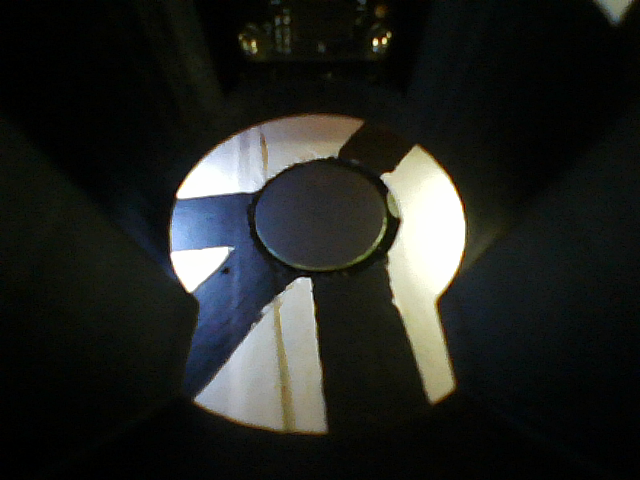
//> input picture unorganized_opencv_tests/Tokens/Intersection/token1.png, 640 x 480 px
$ ./danielCir   (built with g++ and OpenCV 4)
//> lines starting //> are read from the running program, lines starting //| are printed output that depends on the picture
#include <iostream>
#include <stdio.h>
#include "opencv2/core/core.hpp"
#include "opencv2/highgui/highgui.hpp"
#include "opencv2/imgproc.hpp"
//#include "../../../RobotSource/include/Color.h"
//#include "../../../RobotSource/include/Camera.h"

using namespace std;
using namespace cv;

//bool tokenSeen() {
int main(int argc, char* argv[])
{

  cv::Mat hsvImg, rgbImg, mask;
  static const unsigned int upperBound[3] = {64,67,80};

  std::vector<cv::Point2f> pts12, pts22;
  pts12.push_back(cv::Point2f(92,0));
  pts12.push_back(cv::Point2f(148,0));
  pts12.push_back(cv::Point2f(74,283));
  pts12.push_back(cv::Point2f(178,283));
  pts22.push_back(cv::Point2f(74,0));
  pts22.push_back(cv::Point2f(140,0));
  pts22.push_back(cv::Point2f(74,283));
  pts22.push_back(cv::Point2f(140,283));
  cv::Mat M2 = cv::getPerspectiveTransform(pts12, pts22);


  int Y1 = 150;
  int X1 = 195;
  int X2 = 440;
  unsigned int runcount = 0;

  runcount++;
  cv::Mat image, img;
  //for(int i = 0; i < 10; i++) cap >> image;
  image = imread("token1.png",CV_LOAD_IMAGE_COLOR);
//> image is the input picture: 480 rows x 640 cols, CV_8UC3; mean B, G, R 33.7, 36.8, 34.9
  //cap >> image;
  img = image(cv::Rect(X1, Y1, X2-X1, 283)); //crop
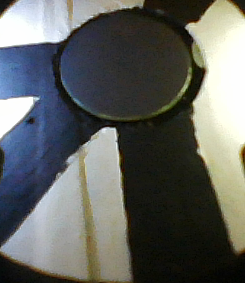
//> img: 283 rows x 245 cols, CV_8UC3; mean B, G, R 96.4, 99.7, 97.3
  //cv::Mat M = cv::getPerspectiveTransform(pts1, pts2);
  cv::Mat canny, canny2;

  cv::Mat gray;
  cv::Mat grayBI;
  /// Convert it to gray
  cv::cvtColor(img, gray, CV_BGR2GRAY);
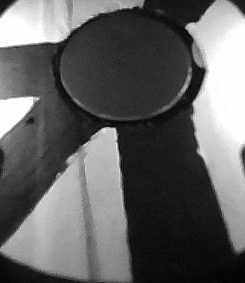
//> gray: 283 rows x 245 cols, CV_8UC1; min 0, max 254, mean 98.6

  cv::warpPerspective(img, img, M2, img.size());
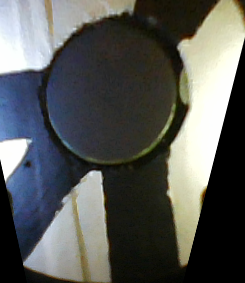
//> img: 283 rows x 245 cols, CV_8UC3; mean B, G, R 87.2, 89.9, 88

  //cv::bilateralFilter(gray, grayBI, 5, 75, 75);
  cv::GaussianBlur(gray, grayBI, cv::Size(0,0), 4);
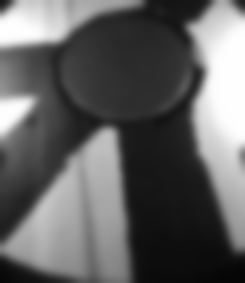
//> grayBI: 283 rows x 245 cols, CV_8UC1; min 4, max 254, mean 98.7
  // compute canny (don't blur with that image quality!!)
  cv::Canny(grayBI, canny, 30, 40); //prev 200, 20
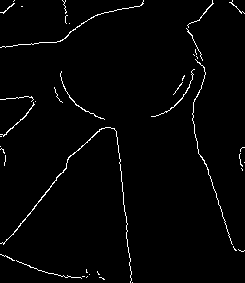
//> canny: 283 rows x 245 cols, CV_8UC1; 2% white in thin lines or dots
  //cv::namedWindow("canny"); cv::imshow("canny", canny>0);
  //cv::namedWindow("BLUR"); cv::imshow("BLUR", grayBI>0);


  std::vector<cv::Vec3f> circles;

  /// Apply the Hough Transform to find the circles
  cv::HoughCircles(gray, circles, CV_HOUGH_GRADIENT, 2, 300, 50, 65, 60, 85); //60, 85
//> circles = 1 circle (x, y, radius): [123, 53, 68.4]

  if(circles.empty()) return false;

  float x = circles[0][0];
//> x = 123
  float y = circles[0][1];
//> y = 53
  float r = circles[0][2];
//> r = 68.4
/*
  const unsigned char hue_shift = 80;

  for (int j = 0; j < hsvImg.rows; j++) {
    for (int i = 0; i < hsvImg.cols; i++) {
      unsigned char s = 255; //hsvImg.at<Vec3b>(j,i)[1];
      unsigned char v = 100; //hsvImg.at<Vec3b>(j,i)[2];
      hsvImg.at<Vec3b>(j,i)[1] = s;
      hsvImg.at<Vec3b>(j,i)[2] = v;
  //.    if (s + hue_shift > 255)
  //      s = (s + hue_shift) - 255;
  //    else
  //      s = s + hue_shift;

  //    hsv.at<Vec3b>(j,i)[1] = s;
    }
  }
*/
  //Rect boundRect(x-r, y-r, r*2+1, r*2+1);
  //Mat circleROI(stainMask, boundRect);

  cvtColor(img, hsvImg, CV_BGR2HSV);
//> hsvImg: 283 rows x 245 cols, CV_8UC3; mean H, S, V 47.9, 57.6, 96.6
  //Rect boundRect(x-r, y-r, r*2+1, r*2+1);
  //mask(stainMask_, boundRect);
  //mask = cv::Mat(283, 245, CV_64F, float(1)); //Look here
  mask(img.size(), CV_64F, float(0));
//> (this line was passed over: a library is not available in this run)
  cv::circle(hsvImg, Point(x,y), r, (255,255,255), -1);
//> hsvImg: 283 rows x 245 cols, CV_8UC3; mean H, S, V 89.4, 44.6, 84.6
  cv::Scalar hsvAverage = cv::mean(hsvImg, mask);
//> hsvAverage = Scalar(89.4, 44.56, 84.6)

  float h = hsvAverage[0];
//> h = 89.4
  float s = hsvAverage[1];
//> s = 44.56
  float v = hsvAverage[2];
//> v = 84.6

  imwrite("NoTokenGround.png", hsvImg);
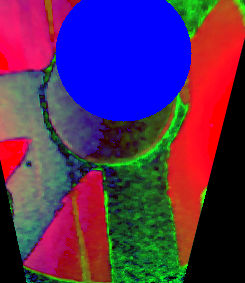
//> saved as NoTokenGround.png: 283 rows x 245 cols, CV_8UC3; mean B, G, R 89.4, 44.6, 84.6

  if(h <= upperBound[0] && s <= upperBound[1] && v <= upperBound[2]) cout << "True"; //return true;

  else cout << "False";

  return true;
}
